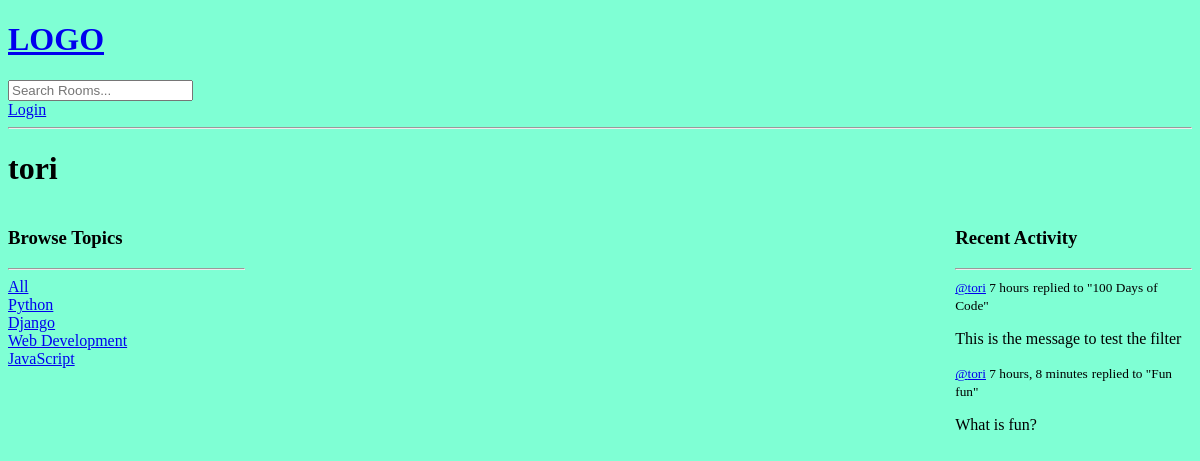
Page /profile/5/ on the earlier database version.
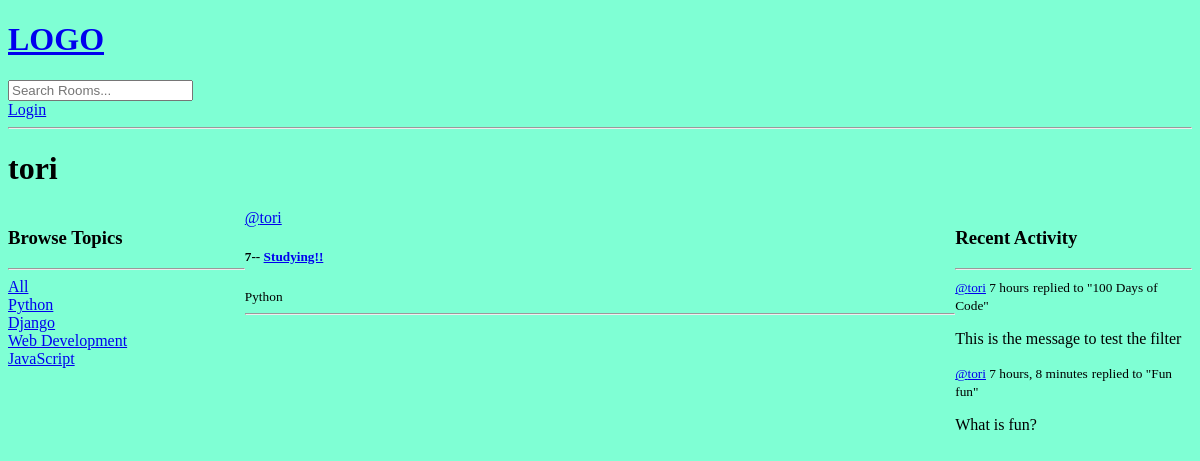
Same page on the later database version.
### base/models.py (models this page shows, shortened)
class Topic(models.Model):
    name = models.CharField(max_length=200)

class Message(models.Model):
    user = models.ForeignKey(User, on_delete=models.CASCADE)
    room = models.ForeignKey(Room, on_delete=models.CASCADE)
    body = models.TextField()
    updated = models.DateTimeField(auto_now=True)
    created = models.DateTimeField(auto_now_add=True)
    class Meta:
        ordering = ['-updated', '-created']

class Room(models.Model):
    host = models.ForeignKey(User, on_delete=models.SET_NULL, null=True)
    topic = models.ForeignKey(Topic, on_delete=models.SET_NULL, null=True)
    name = models.CharField(max_length=200)
    description = models.TextField(null=True, blank=True)
    participants = models.ManyToManyField(
        User, related_name='participants', blank=True)
    updated = models.DateTimeField(auto_now=True)
    created = models.DateTimeField(auto_now_add=True)
    class Meta:
        ordering = ['-updated', '-created']
    def __str__(self):
        return self.name

### base/views.py (the view)
# urls.py: path('profile/<str:pk>/', views.userProfile, name="user-profile"),
def userProfile(request, pk):
    user = User.objects.get(id=pk)
    rooms = user.room_set.all()
    room_message = user.message_set.all()
    topics = Topic.objects.all()
    context = {'user': user, 'rooms': rooms,
               'room_messages': room_message, 'topics': topics}
    return render(request, 'base/profile.html', context)

### base/templates/base/profile.html (shortened to what this page needs)
{% extends 'main.html' %}
{% block content %}
<h1>{{user.username}}</h1>
<div class="profile-container">
    <div>
              {% include 'base/topics_component.html' %}
    </div>
    <div>
        {% include 'base/feed_component.html' %}
    </div>
    <div>
        {% include 'base/activity_component.html' %}
    </div>
</div>
{% endblock content %}

### base/templates/base/topics_component.html
 <h3>Browse Topics</h3>
        <hr>
        <div>
            <a href="{% url 'home'%}">All</a>
        </div>
        {% for topic in topics %}
        <div>
            <a href="{% url 'home' %}?q={{topic.name}}">{{topic.name}}</a>
        </div>
        {% endfor %}

### base/templates/base/feed_component.html (shortened to what this page needs)
<div>
            {% for room in rooms %}
            <div>
                <a href="{% url 'user-profile' room.host.id %}">@{{room.host.username}}</a>
                <h5>{{room.id}}-- <a href="{% url 'room' room.id %}"> {{room.name}}</a></h5>
                <small>{{room.topic.name}}</small>
                <hr>
            </div>
            {% endfor %}
        </div>

### base/templates/base/activity_component.html (shortened to what this page needs)
 <h3>Recent Activity</h3>
        <hr>
        {% for message in room_messages %}
        <div>
            <small>  <a href="{% url 'user-profile' message.user.id %}">@{{message.user}}</a>  {{message.created|timesince}}</small>
            <small>replied to "{{message.room}}"</small>
            <p>{{message.body}}</p>
        </div>
        {% endfor %}

Differences in the rows shown:
added Room: host.username "tori", id "7", name "Studying!!", topic.name "Python"
